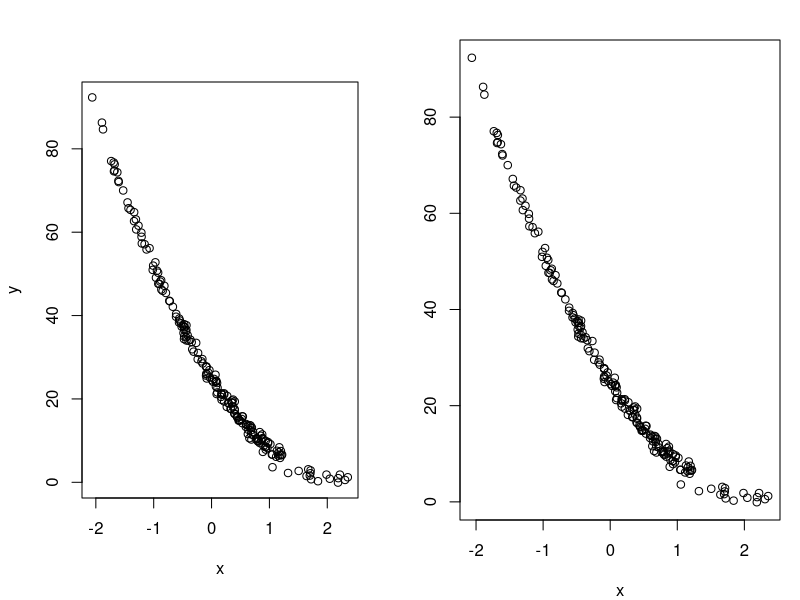

Reproduce this figure in R.
##########################################################################################################################################

#(주의) ->  순차적으로 코드를 실행하는 것을 권함!

#에러 발생 시 github Finance/R-Finance-Programming 경로에 issue를 남기면 확인

##########################################################################################################################################



### par함수

# par 함수를 이용하면 그리기 관련 모수(plotting parameter)를 설정을 할 수 있음.
# par 함수를 실행한 뒤의 그래프부터 적용.

# par 함수의 인수 중 축눈금, 축라벨 등과 관련된 인수 확인.


##########################################################################################################################################

### mar 인수.

# mar은 여백(margin)의 크기를 지정하는 인수로 4개의 값을 가짐.
# 순서대로 아래, 왼쪽, 위 그리고 오른쪽 순서.
# x 축부터 시작해서 시계방향으로 회전하는 순서로 4개의 값을 지정.
# 기본값은 (5.1, 4.1, 4.1, 2.1)

par("mar")


x<-rnorm(200)
y<-25-22*x+5*x^2+rnorm(200)
par(mfrow=c(1,2))
plot(x,y)
par(mar=c(4,3,2,1))
plot(x,y)


graphics.off()                    # 그래프 지워주는 함수.


############################################################결과값(print)#################################################################

# 그래프 찍어보기.


##########################################################################################################################################
